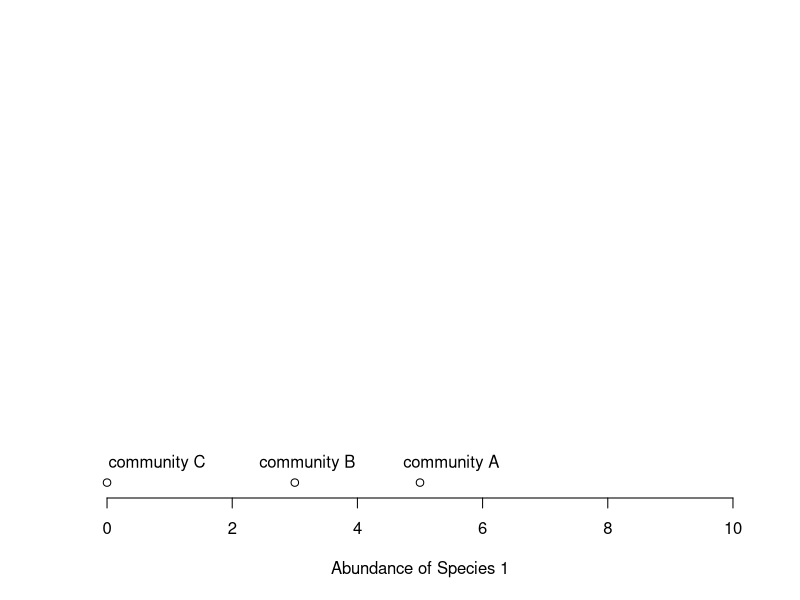
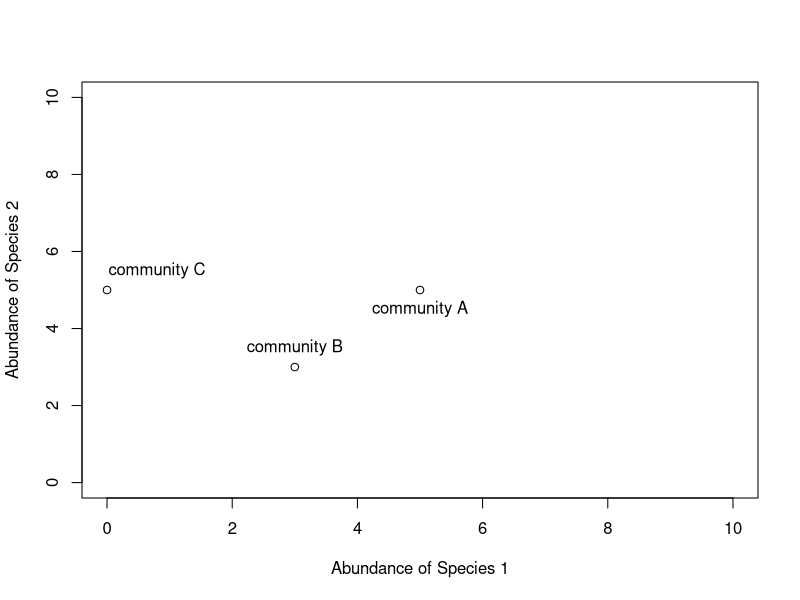
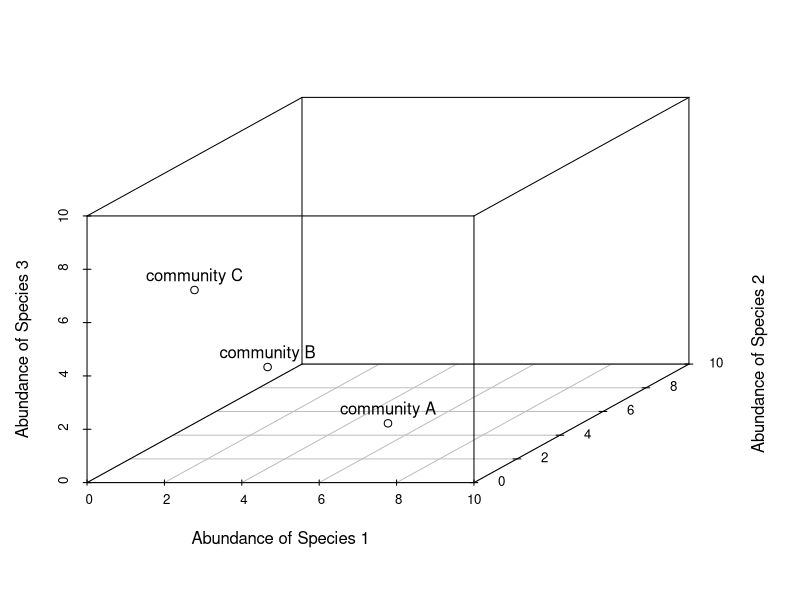
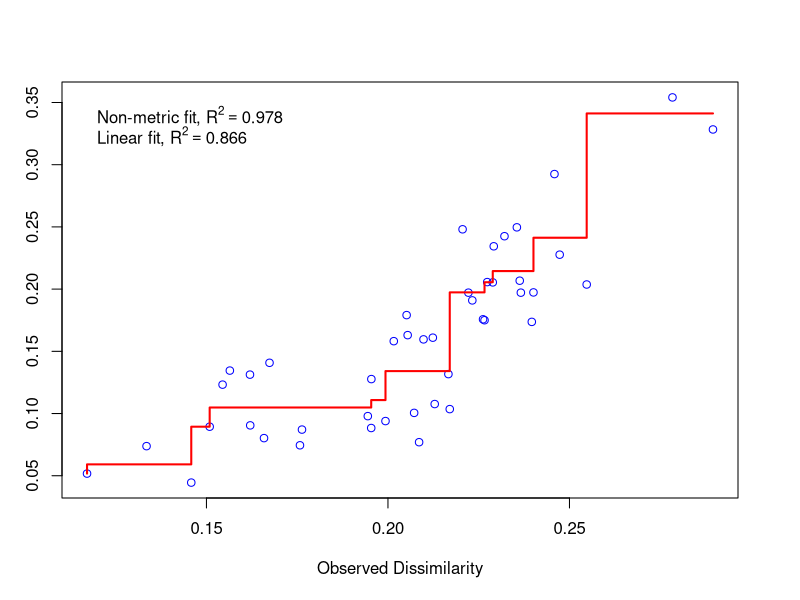
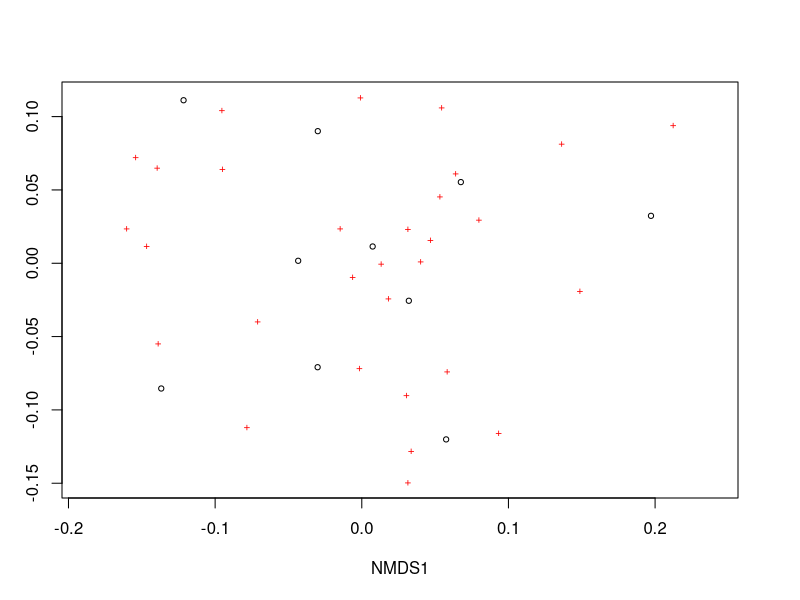
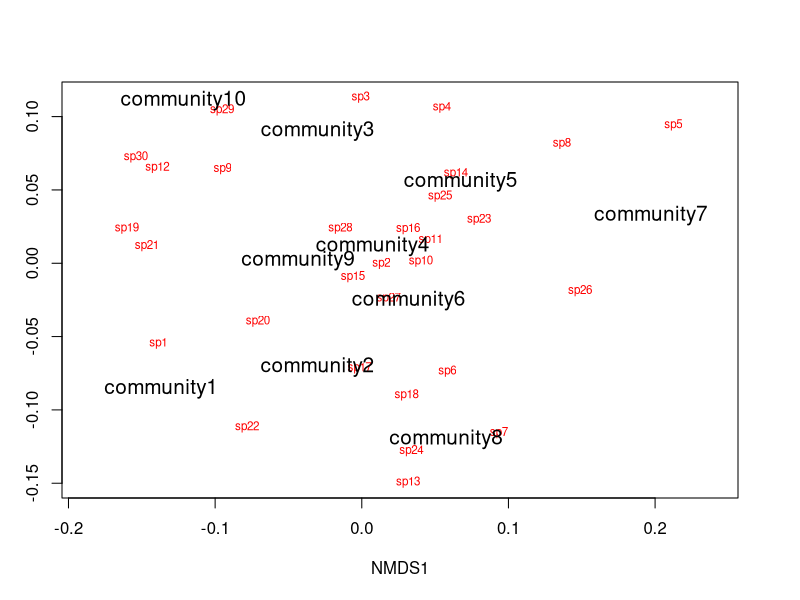
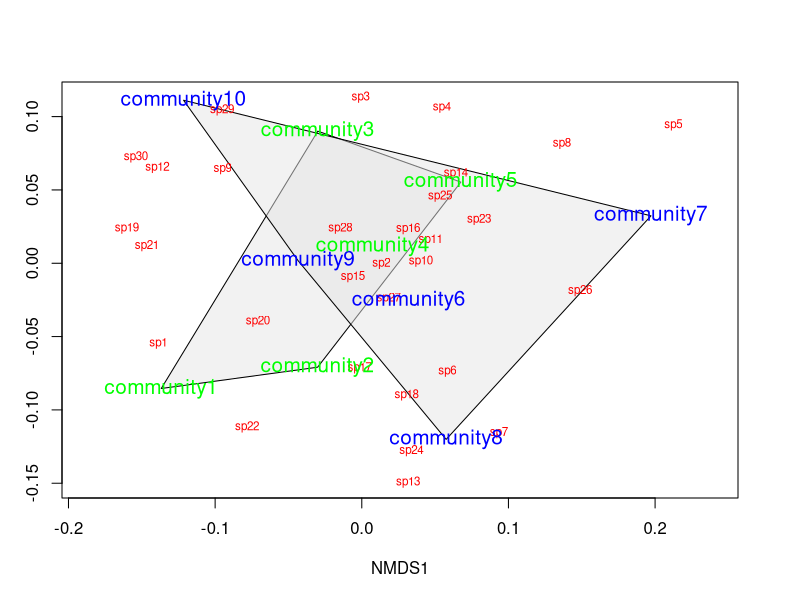
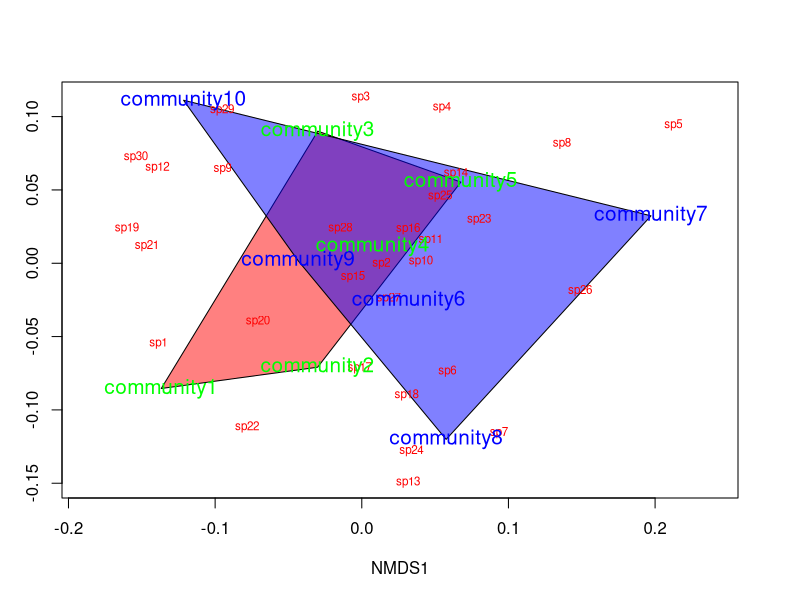

Write the R code that produced these figures, in order.
##example nMDS

plot(0:10,0:10,type="n",axes=F,xlab="Abundance of Species 1",ylab="") 
axis(1)
points(5,0); text(5.5,0.5,labels="community A")
points(3,0); text(3.2,0.5,labels="community B")
points(0,0); text(0.8,0.5,labels="community C")



plot(0:10,0:10,type="n",xlab="Abundance of Species 1",
     ylab="Abundance of Species 2")
points(5,5); text(5,4.5,labels="community A")
points(3,3); text(3,3.5,labels="community B")
points(0,5); text(0.8,5.5,labels="community C")



# install.packages("scatterplot3d")
library(scatterplot3d)
d=scatterplot3d(0:10,0:10,0:10,type="n",xlab="Abundance of Species 1",
                ylab="Abundance of Species 2",zlab="Abundance of Species 3"); d
d$points3d(5,5,0); text(d$xyz.convert(5,5,0.5),labels="community A")
d$points3d(3,3,3); text(d$xyz.convert(3,3,3.5),labels="community B")
d$points3d(0,5,5); text(d$xyz.convert(0,5,5.5),labels="community C")



#install.packages("vegan")
library(vegan)
set.seed(2)
community_matrix=matrix(
  sample(1:100,300,replace=T),nrow=10,
  dimnames=list(paste("community",1:10,sep=""),paste("sp",1:30,sep="")))

example_NMDS=metaMDS(community_matrix, # Our community-by-species matrix
                     k=2) # The number of reduced dimensions

example_NMDS=metaMDS(community_matrix,k=2,trymax=100)

stressplot(example_NMDS)



plot(example_NMDS)

ordiplot(example_NMDS,type="n")
orditorp(example_NMDS,display="species",col="red",air=0.01)
orditorp(example_NMDS,display="sites",cex=1.25,air=0.01)

treat=c(rep("Treatment1",5),rep("Treatment2",5))
ordiplot(example_NMDS,type="n")
ordihull(example_NMDS,groups=treat,draw="polygon",col="grey90",label=F)
orditorp(example_NMDS,display="species",col="red",air=0.01)
orditorp(example_NMDS,display="sites",col=c(rep("green",5),rep("blue",5)),
         air=0.01,cex=1.25)



# First, create a vector of color values corresponding of the 
# same length as the vector of treatment values
colors=c(rep("red",5),rep("blue",5))
ordiplot(example_NMDS,type="n")
#Plot convex hulls with colors baesd on treatment
for(i in unique(treat)) {
  ordihull(example_NMDS$point[grep(i,treat),],draw="polygon",
           groups=treat[treat==i],col=colors[grep(i,treat)],label=F) } 
orditorp(example_NMDS,display="species",col="red",air=0.01)
orditorp(example_NMDS,display="sites",col=c(rep("green",5),
                                            rep("blue",5)),air=0.01,cex=1.25)





# Define random elevations for previous example
elevation=runif(10,0.5,1.5)
# Use the function ordisurf to plot contour lines
ordisurf(example_NMDS,elevation,main="",col="forestgreen")
# Finally, display species on plot
orditorp(example_NMDS,display="species",col="grey30",air=0.1,
         cex=1)



# Non-metric multidimensional scaling (NMDS) is one tool commonly used to 
# examine community composition

# Let's lay some conceptual groundwork
# Consider a single axis of abundance representing a single species:
plot(0:10,0:10,type="n",axes=F,xlab="Abundance of Species 1",ylab="")
axis(1)
# We can plot each community on that axis depending on the abundance of 
# species 1 within it
points(5,0); text(5.5,0.5,labels="community A")
points(3,0); text(3.2,0.5,labels="community B")
points(0,0); text(0.8,0.5,labels="community C")

# Now consider a second axis of abundance representing a different 
# species
# Communities can be plotted along both axes depending on the abundance of
# species within it
plot(0:10,0:10,type="n",xlab="Abundance of Species 1",
     ylab="Abundance of Species 2")
points(5,5); text(5,4.5,labels="community A")
points(3,3); text(3,3.5,labels="community B")
points(0,5); text(0.8,5.5,labels="community C")

# Now consider a THIRD axis of abundance representing yet another species
# (For this we're going to need to load another package)
# install.packages("scatterplot3d")
library(scatterplot3d)
d=scatterplot3d(0:10,0:10,0:10,type="n",xlab="Abundance of Species 1",
                ylab="Abundance of Species 2",
                zlab="Abundance of Species 3"); d
d$points3d(5,5,0); text(d$xyz.convert(5,5,0.5),labels="community A")
d$points3d(3,3,3); text(d$xyz.convert(3,3,3.5),labels="community B")
d$points3d(0,5,5); text(d$xyz.convert(0,5,5.5),labels="community C")

# Now consider as many axes as there are species S (obviously we cannot 
# visualize this beyond 3 dimensions)
# Hopefully your head didn't explode

# The goal of NMDS is to represent the original position of communities in
# multidimensional space as accurately as possible using a reduced number 
# of dimensions that can be easily plotted and visualized 

# NMDS does not use the absolute abundances of species in communities, but
# rather their RANK ORDER!
# The use of ranks omits some of the issues associated with using absolute
# distance (e.g., sensitivity to transformation), and as a result is much 
# more flexible technique that accepts a variety of types of data
# (It is also where the "non-metric" part of the name comes from)

# The NMDS procedure is iterative and takes place over several steps:
# (1) Define the original positions of communities in multidimensional 
# space 
# (2) Specify the number m of reduced dimensions (typically 2)
# (3) Construct an initial configuration of the samples in 2-dimensions
# (4) Regress distances in this initial configuration against the observed 
# (measured) distances
# (5) Determine the stress (disagreement between 2-D configuration and 
# predicted values from regression)
# If the 2-D configuration perfectly preserves the original rank 
# orders, then a plot ofone against the other must be monotonically 
# increasing. The extent to which the points on the 2-D configuration
# differ from this monotonically increasing line determines the
# degree of stress (see Shepard plot)
# (6) If stress is high, reposition the points in m dimensions in the 
#direction of decreasing stress, and repeat until stress is below 
#some threshold 

# Generally, stress < 0.05 provides an excellent represention in reduced 
# dimensions, < 0.1 is great, < 0.2 is good, and stress > 0.3 provides a 
# poor representation

# NOTE: The final configuration may differ depending on the initial 
# configuration (which is often random) and the number of iterations, so
# it is advisable to run the NMDS multiple times and compare the 
# interpretation from the lowest stress solutions

# To begin, NMDS requires a distance matrix, or a matrix of 
# dissimilarities
# Raw Euclidean distances are not ideal for this purpose: they are 
# sensitive to totalabundances, so may treat sites with a similar number
# of species as more similar, even though the identities of the species
# are different
# They are also sensitive to species absences, so may treat sites with
# the same number of absent species as more similar

# Consequently, ecologists use the Bray-Curtis dissimilarity calculation, 
# which has many ideal properties:
# It is invariant to changes in units
# It is unaffected by additions/removals of species that are not 
# present in two communities
# It is unaffected by the addition of a new community
# It can recognize differences in total abudnances when relative 
# abundances are the same

# To run the NMDS, we will use the function `metaMDS` from the vegan 
# package
#install.packages("vegan")
library(vegan)
# `metaMDS` requires a community-by-species matrix
# Let's create that matrix with some randomly sampled data
set.seed(2)
community_matrix=matrix(sample(1:100,300,replace=T),nrow=10,
                        dimnames=list(paste("community",1:10,sep=""),
                                      paste("sp",1:30,sep="")))

# The function `metaMDS` will take care of most of the distance 
# calculations, iterative fitting, etc. We need simply to supply:
example_NMDS=metaMDS(community_matrix, # Our community-by-species matrix
                     k=2) # The number of reduced dimensions
# You should see each iteration of the NMDS until a solution is reached
# (i.e., stress was minimized after some number of reconfigurations of 
# the points in 2 dimensions). You can increase the number of default 
# iterations using the argument "trymax=##"
example_NMDS=metaMDS(community_matrix,k=2,trymax=100)

# And we can look at the NMDS object
example_NMDS # metaMDS has automatically applied a square root 
# transformation and calculated the Bray-Curtis distances for our 
# community-by-site matrix
# Let's examine a Shepard plot, which shows scatter around the regression
# between the interpoint distances in the final configuration (distances 
# between each pair of communities) against their original dissimilarities
stressplot(example_NMDS)
# Large scatter around the line suggests that original dissimilarities are
# not well preserved in the reduced number of dimensions

#Now we can plot the NMDS
plot(example_NMDS)
# It shows us both the communities ("sites", open circles) and species 
# (red crosses), but we  don't know which are which!

# We can use the functions `ordiplot` and `orditorp` to add text to the 
# plot in place of points
ordiplot(example_NMDS,type="n")
orditorp(example_NMDS,display="species",col="red",air=0.01)
orditorp(example_NMDS,display="sites",cex=1.25,air=0.01)

# There are some additional functions that might of interest
# Let's suppose that communities 1-5 had some treatment applied, and 
# communities 6-10 a different treatment
# We can draw convex hulls connecting the vertices of the points made by
# these communities on the plot
# First, let's create a vector of treatment values:
treat=c(rep("Treatment1",5),rep("Treatment2",5))
ordiplot(example_NMDS,type="n")
ordihull(example_NMDS,groups=treat,draw="polygon",col="grey90",
         label=FALSE)
orditorp(example_NMDS,display="species",col="red",air=0.01)
orditorp(example_NMDS,display="sites",col=c(rep("green",5),rep("blue",5)),
         air=0.01,cex=1.25)
# I find this an intuitive way to understand how communities and species 
# cluster based on treatments
# One can also plot ellipses and "spider graphs" using the functions 
# `ordiellipse` and `orderspider` which emphasize the centroid of the 
# communities in each treatment

# Another alternative is to plot a minimum spanning tree (from the 
# function `hclust`), which clusters communities based on their original 
# dissimilarities and projects the dendrogram onto the 2-D plot
ordiplot(example_NMDS,type="n")
orditorp(example_NMDS,display="species",col="red",air=0.01)
orditorp(example_NMDS,display="sites",col=c(rep("green",5),rep("blue",5)),
         air=0.01,cex=1.25)
ordicluster(example_NMDS,hclust(vegdist(community_matrix,"bray"))) 
# Note that clustering is based on Bray-Curtis distances
# This is one method suggested to check the 2-D plot for accuracy

# You could also plot the convex hulls, ellipses, spider plots, etc. colored based on the treatments
# First, create a vector of color values corresponding of the same length as the vector of treatment values
colors=c(rep("red",5),rep("blue",5))
ordiplot(example_NMDS,type="n")
#Plot convex hulls with colors baesd on treatment
for(i in unique(treat)) {
  ordihull(example_NMDS$point[grep(i,treat),],draw="polygon",groups=treat[treat==i],col=colors[grep(i,treat)],label=F) } 
orditorp(example_NMDS,display="species",col="red",air=0.01)
orditorp(example_NMDS,display="sites",col=c(rep("green",5),rep("blue",5)),
         air=0.01,cex=1.25)

# If the treatment is a continuous variable, consider mapping contour 
# lines onto the plot
# For this example, consider the treatments were applied along an 
# elevational gradient
# We can define random elevations for previous example
elevation=runif(10,0.5,1.5)
# And use the function ordisurf to plot contour lines
ordisurf(example_NMDS,elevation,main="",col="forestgreen")
# Finally, we want to display species on plot
orditorp(example_NMDS,display="species",col="grey30",air=0.1,cex=1)
